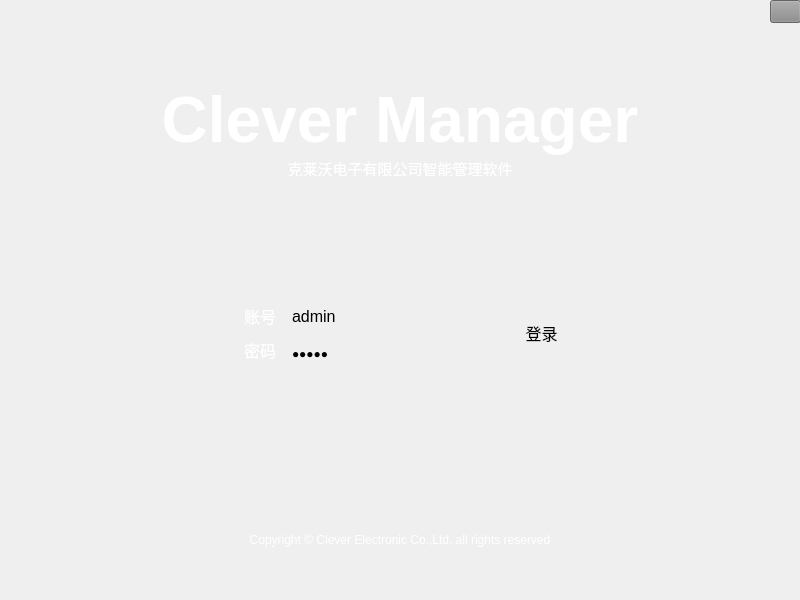
<?xml version="1.0" encoding="UTF-8"?>
<ui version="4.0">
 <class>UsrLandDlg</class>
 <widget class="QDialog" name="UsrLandDlg">
  <property name="geometry">
   <rect>
    <x>0</x>
    <y>0</y>
    <width>800</width>
    <height>600</height>
   </rect>
  </property>
  <property name="windowTitle">
   <string>Dialog</string>
  </property>
  <property name="styleSheet">
   <string notr="true"/>
  </property>
  <widget class="QLabel" name="stateLabel">
   <property name="geometry">
    <rect>
     <x>350</x>
     <y>410</y>
     <width>181</width>
     <height>31</height>
    </rect>
   </property>
   <property name="font">
    <font>
     <family>宋体</family>
     <pointsize>11</pointsize>
    </font>
   </property>
   <property name="styleSheet">
    <string notr="true">color: rgb(255, 0, 0);</string>
   </property>
   <property name="text">
    <string/>
   </property>
  </widget>
  <widget class="QLineEdit" name="nameLineEdit">
   <property name="geometry">
    <rect>
     <x>290</x>
     <y>301</y>
     <width>195</width>
     <height>30</height>
    </rect>
   </property>
   <property name="font">
    <font>
     <family>Arial</family>
     <pointsize>12</pointsize>
     <weight>50</weight>
     <bold>false</bold>
    </font>
   </property>
   <property name="styleSheet">
    <string notr="true">background-color:transparent;   
color: rgb(0, 0, 0);
border-color: rgb(0, 170, 255);  
border-style: solid;</string>
   </property>
   <property name="text">
    <string>admin</string>
   </property>
  </widget>
  <widget class="QLineEdit" name="pwdLineEdit">
   <property name="geometry">
    <rect>
     <x>290</x>
     <y>339</y>
     <width>195</width>
     <height>30</height>
    </rect>
   </property>
   <property name="font">
    <font>
     <family>Arial</family>
     <weight>50</weight>
     <bold>false</bold>
    </font>
   </property>
   <property name="styleSheet">
    <string notr="true">background-color: transparent;   
color: rgb(0, 0, 0);
border-color: rgb(0, 170, 255);  
border-style: solid;</string>
   </property>
   <property name="text">
    <string>admin</string>
   </property>
   <property name="echoMode">
    <enum>QLineEdit::Password</enum>
   </property>
  </widget>
  <widget class="QPushButton" name="landBtn">
   <property name="geometry">
    <rect>
     <x>509</x>
     <y>310</y>
     <width>65</width>
     <height>45</height>
    </rect>
   </property>
   <property name="font">
    <font>
     <family>微软雅黑</family>
     <pointsize>12</pointsize>
    </font>
   </property>
   <property name="cursor">
    <cursorShape>PointingHandCursor</cursorShape>
   </property>
   <property name="styleSheet">
    <string notr="true">background-color: transparent;   
border-color: rgb(0, 170, 255);  
border-style: solid;
color: rgb(0，0，0);</string>
   </property>
   <property name="text">
    <string>登录</string>
   </property>
  </widget>
  <widget class="QPushButton" name="pushButton">
   <property name="geometry">
    <rect>
     <x>770</x>
     <y>0</y>
     <width>31</width>
     <height>23</height>
    </rect>
   </property>
   <property name="styleSheet">
    <string notr="true">background-color: rgb(140,140,140);</string>
   </property>
   <property name="text">
    <string/>
   </property>
   <property name="icon">
    <iconset resource="../images/image.qrc">
     <normaloff>:/images/other/icon_close.png</normaloff>:/images/other/icon_close.png</iconset>
   </property>
  </widget>
  <widget class="QLabel" name="label">
   <property name="geometry">
    <rect>
     <x>165</x>
     <y>301</y>
     <width>111</width>
     <height>30</height>
    </rect>
   </property>
   <property name="font">
    <font>
     <family>微软雅黑</family>
     <pointsize>12</pointsize>
    </font>
   </property>
   <property name="styleSheet">
    <string notr="true">color: rgb(255, 255, 255);</string>
   </property>
   <property name="text">
    <string>账号</string>
   </property>
   <property name="alignment">
    <set>Qt::AlignRight|Qt::AlignTrailing|Qt::AlignVCenter</set>
   </property>
  </widget>
  <widget class="QLabel" name="label_2">
   <property name="geometry">
    <rect>
     <x>165</x>
     <y>335</y>
     <width>111</width>
     <height>30</height>
    </rect>
   </property>
   <property name="font">
    <font>
     <family>微软雅黑</family>
     <pointsize>12</pointsize>
    </font>
   </property>
   <property name="styleSheet">
    <string notr="true">color: rgb(255, 255, 255);</string>
   </property>
   <property name="text">
    <string>密码</string>
   </property>
   <property name="alignment">
    <set>Qt::AlignRight|Qt::AlignTrailing|Qt::AlignVCenter</set>
   </property>
  </widget>
  <widget class="QLabel" name="label_3">
   <property name="geometry">
    <rect>
     <x>0</x>
     <y>79</y>
     <width>800</width>
     <height>81</height>
    </rect>
   </property>
   <property name="font">
    <font>
     <family>Arial</family>
     <pointsize>48</pointsize>
     <weight>75</weight>
     <bold>true</bold>
    </font>
   </property>
   <property name="styleSheet">
    <string notr="true">color: rgb(255, 255, 255);</string>
   </property>
   <property name="text">
    <string>Clever Manager</string>
   </property>
   <property name="alignment">
    <set>Qt::AlignCenter</set>
   </property>
  </widget>
  <widget class="QLabel" name="label_4">
   <property name="geometry">
    <rect>
     <x>0</x>
     <y>160</y>
     <width>800</width>
     <height>16</height>
    </rect>
   </property>
   <property name="sizePolicy">
    <sizepolicy hsizetype="Ignored" vsizetype="Preferred">
     <horstretch>0</horstretch>
     <verstretch>0</verstretch>
    </sizepolicy>
   </property>
   <property name="font">
    <font>
     <family>微软雅黑</family>
     <pointsize>11</pointsize>
     <weight>50</weight>
     <bold>false</bold>
    </font>
   </property>
   <property name="styleSheet">
    <string notr="true">color: rgb(255, 255, 255);</string>
   </property>
   <property name="text">
    <string>克莱沃电子有限公司智能管理软件</string>
   </property>
   <property name="alignment">
    <set>Qt::AlignCenter</set>
   </property>
  </widget>
  <widget class="QLabel" name="label_5">
   <property name="geometry">
    <rect>
     <x>0</x>
     <y>530</y>
     <width>800</width>
     <height>20</height>
    </rect>
   </property>
   <property name="font">
    <font>
     <family>Arial</family>
     <pointsize>9</pointsize>
     <weight>50</weight>
     <bold>false</bold>
    </font>
   </property>
   <property name="styleSheet">
    <string notr="true">color: rgb(255, 255, 255);</string>
   </property>
   <property name="text">
    <string>Copyright © Clever Electronic Co.,Ltd. all rights reserved</string>
   </property>
   <property name="alignment">
    <set>Qt::AlignCenter</set>
   </property>
  </widget>
 </widget>
 <resources>
  <include location="../images/image.qrc"/>
 </resources>
 <connections/>
</ui>
